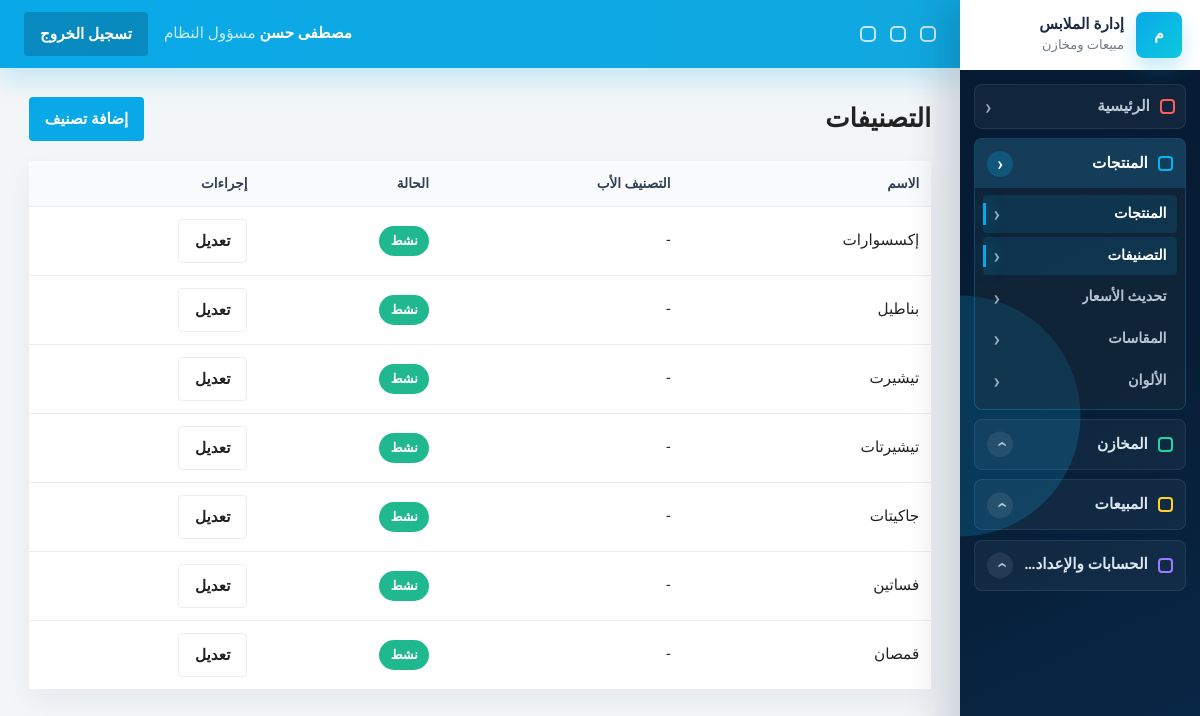
The app's page /products/categories/ (signed in) with its own data.
### accounts/models.py (models this page shows, shortened)
class User(AbstractUser):
    ROLE_MANAGER = 'manager'
    ROLE_SALES = 'sales'
    ROLE_WAREHOUSE = 'warehouse'
    ROLE_CHOICES = [
        (ROLE_MANAGER, 'مسؤول النظام'),
        (ROLE_SALES, 'مندوب مبيعات'),
        (ROLE_WAREHOUSE, 'مسؤول مخزن'),
    ]
    role = models.CharField(max_length=20, choices=ROLE_CHOICES, default=ROLE_SALES, db_index=True)
    phone = models.CharField(max_length=20, blank=True, null=True)
    created_at = models.DateTimeField(auto_now_add=True, db_index=True)
    class Meta:
        indexes = [
            models.Index(fields=['role', 'is_active']),
            models.Index(fields=['created_at']),
        ]
    @property
    def is_manager(self):
        return self.role == self.ROLE_MANAGER or self.is_superuser

### products/models.py (models this page shows, shortened)
class Category(models.Model):
    name = models.CharField(max_length=100, db_index=True)
    parent = models.ForeignKey('self', null=True, blank=True, on_delete=models.SET_NULL)
    is_active = models.BooleanField(default=True, db_index=True)
    class Meta:
        verbose_name_plural = 'Categories'

### products/views.py (the view)
# urls.py: path('categories/', views.CategoryListView.as_view(), name='categories'),
class CategoryListView(ManagerRequiredMixin, ListView):
    model = Category
    template_name = 'products/catalog/categories.html'
    context_object_name = 'categories'
    paginate_by = 20
    def get_queryset(self):
        return Category.objects.select_related('parent').order_by('name')

### accounts/permissions.py (called while the page is built)
def has_role(user, *roles):
    if not user.is_authenticated:
        return False
    if user.is_superuser or getattr(user, 'role', None) == 'manager':
        return True
    return getattr(user, 'role', None) in roles

    def test_func(self):
        return has_role(self.request.user, *self.allowed_roles)

### templates/products/catalog/categories.html (shortened to what this page needs)
{% extends 'base.html' %}
{% block content %}
<div class="page-head">
    <h1>التصنيفات</h1>
    <a class="btn btn-accent" href="{% url 'products:category_create' %}">إضافة تصنيف</a>
</div>
<div class="table-wrap">
    <table>
        <thead><tr><th>الاسم</th><th>التصنيف الأب</th><th>الحالة</th><th>إجراءات</th></tr></thead>
        <tbody>
        {% for category in categories %}
            <tr>
                <td>{{ category.name }}</td>
                <td>{{ category.parent|default:'-' }}</td>
                <td><span class="badge {% if category.is_active %}success{% else %}danger{% endif %}">{% if category.is_active %}نشط{% else %}متوقف{% endif %}</span></td>
                <td><a class="btn btn-light" href="{% url 'products:category_update' category.pk %}">تعديل</a></td>
            </tr>
        {% empty %}
            <tr><td colspan="4">لا توجد تصنيفات</td></tr>
        {% endfor %}
        </tbody>
    </table>
</div>
{% endblock %}

### templates/partials/navbar.html (shortened to what this page needs)
<header class="topbar">
    <div class="topbar-tools" aria-hidden="true">
        <span></span>
        <span></span>
        <span></span>
    </div>
    <div class="topbar-user">
        <strong>{{ request.user.get_full_name|default:request.user.username }}</strong>
        <span>{{ request.user.get_role_display }}</span>
    </div>
    <form method="post" action="{% url 'accounts:logout' %}">
        <button class="btn btn-secondary" type="submit">تسجيل الخروج</button>
    </form>
</header>

### static/css/main.css (style rules this page uses)
:root { --primary-color: #071d35; --secondary-color: #0b2e50; --accent-color: #09a9e8; --accent-strong: #0787c2; --accent-soft: #e8f7fd; --background-color: #f3f6f8; --surface-color: #ffffff; --surface-muted: #f7f9fb; --border-color: #e8eef3; --text-color: #222222; --muted-text: #707b86; --success-color: #20b98f; --warning-color: #e49322; --danger-color: #e24c4c; --info-color: #09a9e8; --shadow-soft: 0 0.75rem 2rem rgba(6, 27, 51, .08); --shadow-panel: 0 0.75rem 1.75rem rgba(6, 27, 51, .055); --focus-ring: 0 0 0 .2rem rgba(9, 169, 232, .2); --radius-sm: .25rem; --radius-md: .5rem; --space-1: .25rem; --space-2: .5rem; --space-3: .75rem; --space-4: 1rem; --space-5: 1.25rem; --space-6: 1.5rem; --space-8: 2rem; --sidebar-width: clamp(15rem, 18vw, 17rem); --content-width: 112rem; --touch-target: 2.75rem; }
*, *::before, *::after { box-sizing: border-box; }
html { min-height: 100%; overflow-x: hidden; text-size-adjust: 100%; -webkit-text-size-adjust: 100%; }
body { margin: 0; min-height: 100%; overflow-x: hidden; background: var(--background-color); color: var(--text-color); direction: rtl; text-align: right; font-family: "Cairo", Arial, sans-serif; font-size: clamp(.875rem, .84rem + .15vw, .975rem); line-height: 1.55; letter-spacing: 0; }
a { color: inherit; text-decoration: none; }
button, input, select, textarea { font: inherit; }
button { color: inherit; }
a, button, select, summary, [role="button"], [data-open-modal], [data-close-modal], [data-sidebar-toggle], [data-sidebar-close] { cursor: pointer; }
.topbar { position: sticky; top: 0; z-index: 20; display: flex; align-items: center; justify-content: space-between; gap: clamp(.625rem, 1.5vw, 1rem); min-height: 4.25rem; padding-inline: clamp(1rem, 2vw, 1.5rem); color: #fff; background: linear-gradient(90deg, #09a9e8, #11a8df); box-shadow: 0 .75rem 1.625rem rgba(9, 169, 232, .2); }
.topbar strong { font-size: .95rem; }
.topbar .muted, .topbar-user span { color: rgba(255, 255, 255, .78); }
.topbar-user { min-width: 0; margin-right: auto; }
.topbar-tools { display: flex; align-items: center; gap: .875rem; flex: 0 0 auto; }
.topbar-tools span { inline-size: 1rem; block-size: 1rem; border: .125rem solid rgba(255, 255, 255, .74); border-radius: .3125rem; }
.topbar .btn-secondary { background: rgba(6, 27, 51, .22); }
.page-head { display: flex; align-items: center; justify-content: space-between; gap: var(--space-4); margin-bottom: clamp(1rem, 2vw, 1.25rem); }
h1, h2 { margin: 0; color: var(--text-color); line-height: 1.35; }
h1 { font-size: clamp(1.25rem, 1.05rem + .75vw, 1.75rem); font-weight: 800; }
.card, .stat-card, .login-card, .invoice-box, .table-wrap, .metric-card, .chart-card, .profit-card, .mini-stat { background: var(--surface-color); box-shadow: var(--shadow-panel); }
.btn, .icon-btn { min-height: var(--touch-target); border: 0; cursor: pointer; font-weight: 800; line-height: 1.2; transition: transform .16s ease, box-shadow .16s ease, background .16s ease, border-color .16s ease; }
.btn { display: inline-flex; align-items: center; justify-content: center; gap: .5rem; padding: .6rem clamp(.75rem, 1.4vw, 1rem); border-radius: var(--radius-sm); white-space: nowrap; }
.btn-primary, .btn-accent { background: var(--accent-color); color: #fff; }
.btn-secondary { background: var(--secondary-color); color: #fff; }
.btn-light { border: .0625rem solid var(--border-color); background: #fff; color: var(--text-color); }
.table-wrap { width: 100%; max-width: 100%; overflow-x: auto; margin-bottom: clamp(1rem, 2vw, 1.25rem); -webkit-overflow-scrolling: touch; }
table { width: max-content; min-width: 100%; border-collapse: collapse; direction: rtl; }
th, td { padding: clamp(.65rem, 1vw, .875rem); border-bottom: .0625rem solid var(--border-color); text-align: right; vertical-align: middle; white-space: nowrap; }
thead th { background: #f8fafc; color: #334155; font-size: .85rem; font-weight: 800; }
tbody tr:last-child td { border-bottom: 0; }
.badge { display: inline-flex; align-items: center; justify-content: center; min-height: 1.7rem; padding: .3rem .7rem; border-radius: 999rem; background: var(--muted-text); color: #fff; font-size: .8rem; font-weight: 800; }
.badge.success, .status-completed { background: var(--success-color); }

### records on screen
User: user.get_full_name "مصطفى حسن", user.role "مسؤول النظام"
Category: name "إكسسوارات", parent "-", is_active "نشط"
Category: name "بناطيل", parent "-", is_active "نشط"
Category: name "تيشيرت", parent "-", is_active "نشط"
Category: name "تيشيرتات", parent "-", is_active "نشط"
Category: name "جاكيتات", parent "-", is_active "نشط"
Category: name "فساتين", parent "-", is_active "نشط"
Category: name "قمصان", parent "-", is_active "نشط"
